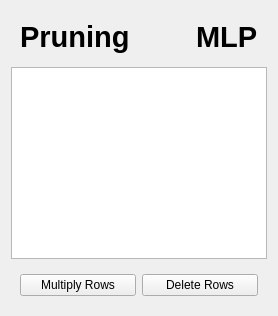
                   <widget class="QWidget" name="model_pruning_table_page">
                    <layout class="QGridLayout" name="gridLayout_15">
                     <item row="1" column="0">
                      <widget class="QTableWidget" name="tableWidgetPruning"/>
                     </item>
                     <item row="2" column="0">
                      <widget class="QWidget" name="widget_9" native="true">
                       <property name="minimumSize">
                        <size>
                         <width>0</width>
                         <height>30</height>
                        </size>
                       </property>
                       <layout class="QHBoxLayout" name="horizontalLayout_6">
                        <item>
                         <widget class="QPushButton" name="multiply_rows_pruning_button">
                          <property name="text">
                           <string>Multiply Rows</string>
                          </property>
                         </widget>
                        </item>
                        <item>
                         <widget class="QPushButton" name="delete_rows_pruning_button">
                          <property name="text">
                           <string>Delete Rows</string>
                          </property>
                         </widget>
                        </item>
                       </layout>
                      </widget>
                     </item>
                     <item row="0" column="0">
                      <widget class="QWidget" name="widget_4" native="true">
                       <property name="minimumSize">
                        <size>
                         <width>0</width>
                         <height>30</height>
                        </size>
                       </property>
                       <property name="maximumSize">
                        <size>
                         <width>16777215</width>
                         <height>50</height>
                        </size>
                       </property>
                       <layout class="QGridLayout" name="gridLayout_20">
                        <item row="0" column="1">
                         <spacer name="horizontalSpacer_6">
                          <property name="orientation">
                           <enum>Qt::Horizontal</enum>
                          </property>
                          <property name="sizeHint" stdset="0">
                           <size>
                            <width>40</width>
                            <height>20</height>
                           </size>
                          </property>
                         </spacer>
                        </item>
                        <item row="0" column="0">
                         <widget class="QLabel" name="label_22">
                          <property name="minimumSize">
                           <size>
                            <width>0</width>
                            <height>50</height>
                           </size>
                          </property>
                          <property name="maximumSize">
                           <size>
                            <width>16777215</width>
                            <height>50</height>
                           </size>
                          </property>
                          <property name="font">
                           <font>
                            <pointsize>22</pointsize>
                            <bold>true</bold>
                           </font>
                          </property>
                          <property name="autoFillBackground">
                           <bool>false</bool>
                          </property>
                          <property name="text">
                           <string>Pruning</string>
                          </property>
                          <property name="alignment">
                           <set>Qt::AlignLeading|Qt::AlignLeft|Qt::AlignTop</set>
                          </property>
                          <property name="wordWrap">
                           <bool>true</bool>
                          </property>
                         </widget>
                        </item>
                        <item row="0" column="2">
                         <widget class="QLabel" name="current_model_architecture_label_2">
                          <property name="minimumSize">
                           <size>
                            <width>0</width>
                            <height>50</height>
                           </size>
                          </property>
                          <property name="maximumSize">
                           <size>
                            <width>16777215</width>
                            <height>50</height>
                           </size>
                          </property>
                          <property name="font">
                           <font>
                            <pointsize>22</pointsize>
                            <bold>true</bold>
                           </font>
                          </property>
                          <property name="autoFillBackground">
                           <bool>false</bool>
                          </property>
                          <property name="text">
                           <string>MLP</string>
                          </property>
                          <property name="alignment">
                           <set>Qt::AlignLeading|Qt::AlignLeft|Qt::AlignTop</set>
                          </property>
                          <property name="wordWrap">
                           <bool>true</bool>
                          </property>
                         </widget>
                        </item>
                       </layout>
                      </widget>
                     </item>
                    </layout>
                   </widget>
